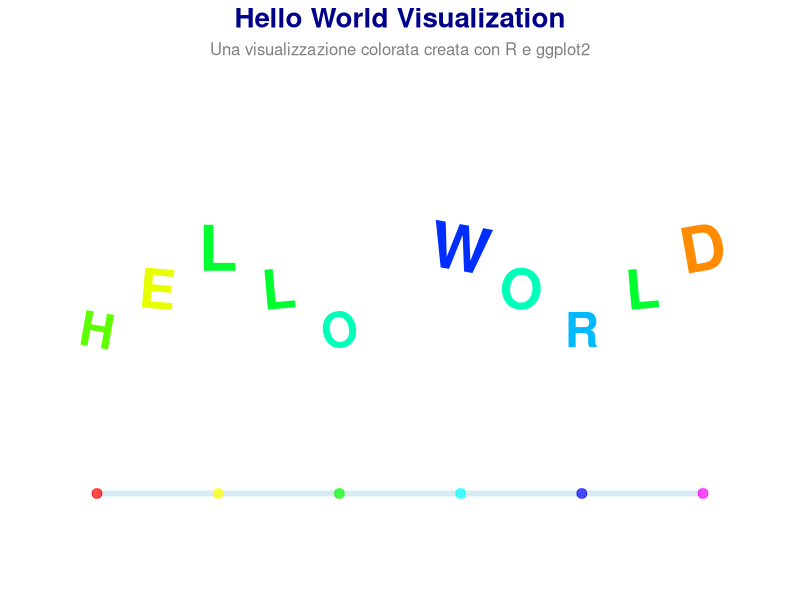
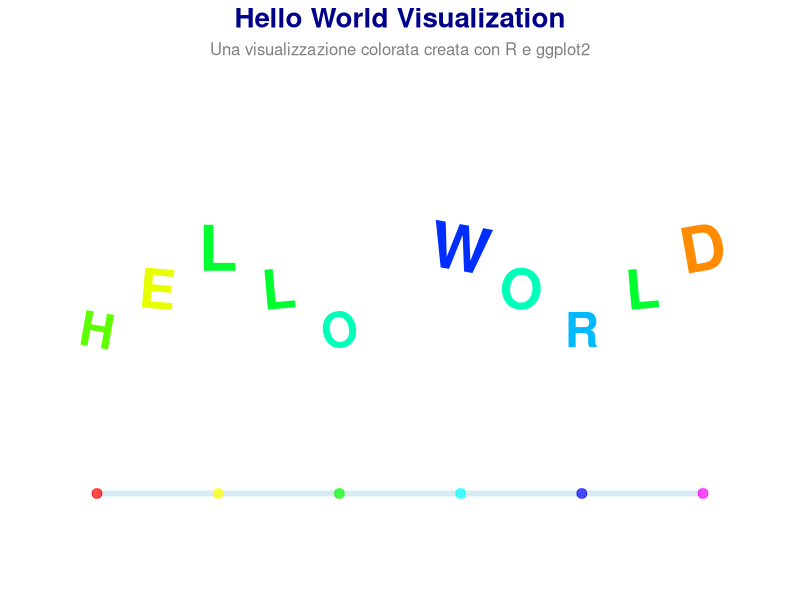

These figures' R source, in order:
# Hello World Visualization in R
# Questo script crea una visualizzazione grafica di "Hello World"

# Installazione e caricamento dei pacchetti necessari
if (!require("ggplot2")) install.packages("ggplot2", repos = "https://cloud.r-project.org/")
library(ggplot2)

# Creazione dei dati per la visualizzazione
# Ogni lettera sarà posizionata in un punto specifico con colori diversi

hello_world <- data.frame(
  letter = strsplit("HELLO WORLD", "")[[1]],
  x = 1:11,
  y = c(5, 5.5, 6, 5.5, 5, 4, 6, 5.5, 5, 5.5, 6),
  size = c(12, 14, 16, 14, 12, 8, 16, 14, 12, 14, 16),
  angle = c(-10, -5, 0, 5, 10, 0, -10, -5, 0, 5, 10)
)

# Creazione della palette di colori arcobaleno
colors <- rainbow(11)

# Creazione della visualizzazione
p <- ggplot(hello_world, aes(x = x, y = y, label = letter, color = letter)) +
  geom_text(aes(size = size, angle = angle), fontface = "bold", show.legend = FALSE) +
  scale_size_identity() +
  scale_color_manual(values = colors) +
  theme_void() +
  theme(
    plot.background = element_rect(fill = "white", color = NA),
    plot.title = element_text(hjust = 0.5, size = 20, face = "bold", color = "darkblue"),
    plot.subtitle = element_text(hjust = 0.5, size = 12, color = "gray50")
  ) +
  labs(
    title = "Hello World Visualization",
    subtitle = "Una visualizzazione colorata creata con R e ggplot2"
  ) +
  xlim(0, 12) +
  ylim(2, 8) +
  # Aggiunta di decorazioni
  annotate("segment", x = 1, xend = 11, y = 3, yend = 3,
           color = "lightblue", size = 2, alpha = 0.5) +
  annotate("point", x = seq(1, 11, by = 2), y = rep(3, 6),
           color = rainbow(6), size = 3, alpha = 0.7)

# Visualizzazione del grafico
print(p)

# Salvataggio del grafico come file PNG
ggsave("hello_world_plot.png", plot = p, width = 10, height = 6, dpi = 150)

# Messaggio di conferma
cat("\n✨ Hello World Visualization creata con successo!\n")
cat("📁 Il grafico è stato salvato come 'hello_world_plot.png'\n")
